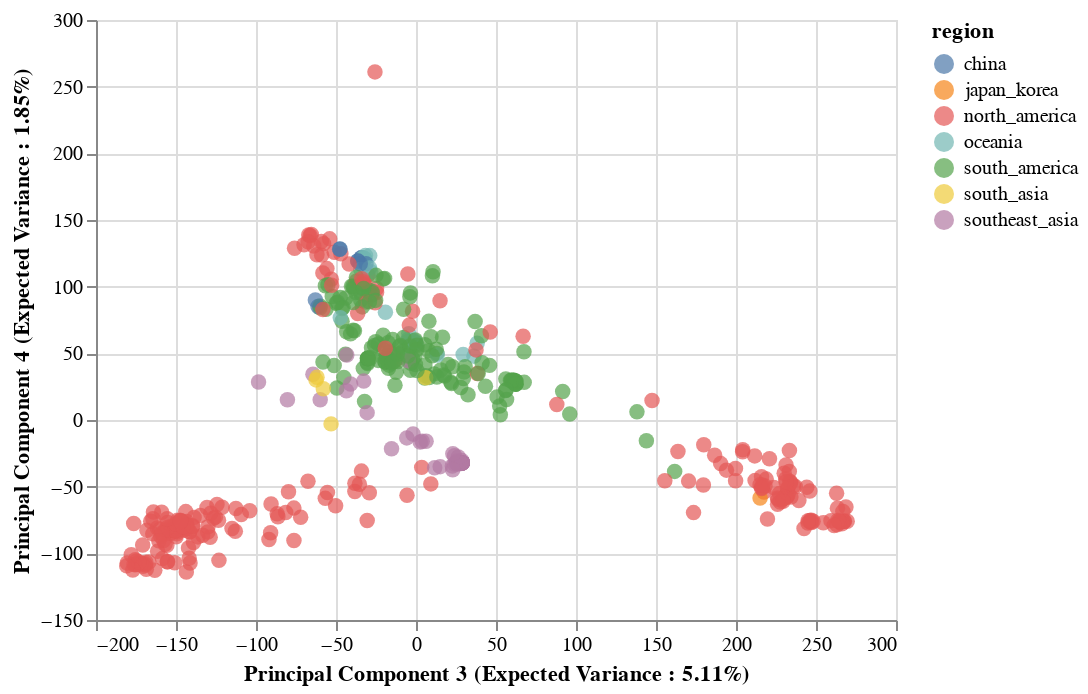

The notebook cell this image was saved under:
### Code cell
scatterplot_with_tooltip_interactive(finalDf,'principal component 3','principal component 4','Principal Component 3 (Expected Variance : {}%'.format(round(pca.explained_variance_ratio_[2]*100,2)) + ")",
    'Principal Component 4 (Expected Variance : {}%'.format(round(pca.explained_variance_ratio_[3]*100,2)) + ")", ['strain', 'region'],'region')

### Figure 1 — Vega-Lite specification as saved in the notebook (floating-point values rounded to 4 significant figures; data arrays with more than 128 entries replaced by an {"elided": "..."} marker saying what was removed)
{"$schema": "https://vega.github.io/schema/vega-lite/v3.3.0.json", "config": {"mark": {"tooltip": null}, "view": {"height": 300, "width": 400}}, "data": {"name": "data-d2646ac98713fa8e0fff582a969facd1"}, "datasets": {"data-d2646ac98713fa8e0fff582a969facd1": {"elided": "519 records"}}, "encoding": {"color": {"field": "region", "type": "nominal"}, "tooltip": [{"field": "strain", "type": "nominal"}, {"field": "region", "type": "nominal"}], "x": {"field": "principal component 3", "title": "Principal Component 3 (Expected Variance : 5.11%)", "type": "quantitative"}, "y": {"field": "principal component 4", "title": "Principal Component 4 (Expected Variance : 1.85%)", "type": "quantitative"}}, "mark": {"size": 60, "type": "circle"}, "selection": {"selector014": {"bind": "scales", "encodings": ["x", "y"], "type": "interval"}}}
